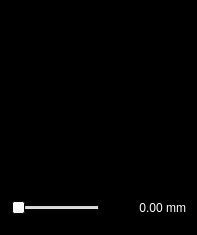
<?xml version="1.0" encoding="UTF-8"?>
<ui version="4.0">
 <class>CoronaryProfile2</class>
 <widget class="QWidget" name="CoronaryProfile2">
  <property name="geometry">
   <rect>
    <x>0</x>
    <y>0</y>
    <width>195</width>
    <height>235</height>
   </rect>
  </property>
  <property name="palette">
   <palette>
    <active>
     <colorrole role="WindowText">
      <brush brushstyle="SolidPattern">
       <color alpha="255">
        <red>255</red>
        <green>255</green>
        <blue>255</blue>
       </color>
      </brush>
     </colorrole>
     <colorrole role="Text">
      <brush brushstyle="SolidPattern">
       <color alpha="255">
        <red>255</red>
        <green>255</green>
        <blue>255</blue>
       </color>
      </brush>
     </colorrole>
     <colorrole role="ButtonText">
      <brush brushstyle="SolidPattern">
       <color alpha="255">
        <red>255</red>
        <green>255</green>
        <blue>255</blue>
       </color>
      </brush>
     </colorrole>
     <colorrole role="Window">
      <brush brushstyle="SolidPattern">
       <color alpha="255">
        <red>0</red>
        <green>0</green>
        <blue>0</blue>
       </color>
      </brush>
     </colorrole>
    </active>
    <inactive>
     <colorrole role="WindowText">
      <brush brushstyle="SolidPattern">
       <color alpha="255">
        <red>255</red>
        <green>255</green>
        <blue>255</blue>
       </color>
      </brush>
     </colorrole>
     <colorrole role="Text">
      <brush brushstyle="SolidPattern">
       <color alpha="255">
        <red>255</red>
        <green>255</green>
        <blue>255</blue>
       </color>
      </brush>
     </colorrole>
     <colorrole role="ButtonText">
      <brush brushstyle="SolidPattern">
       <color alpha="255">
        <red>255</red>
        <green>255</green>
        <blue>255</blue>
       </color>
      </brush>
     </colorrole>
     <colorrole role="Window">
      <brush brushstyle="SolidPattern">
       <color alpha="255">
        <red>0</red>
        <green>0</green>
        <blue>0</blue>
       </color>
      </brush>
     </colorrole>
    </inactive>
    <disabled>
     <colorrole role="WindowText">
      <brush brushstyle="SolidPattern">
       <color alpha="255">
        <red>69</red>
        <green>69</green>
        <blue>69</blue>
       </color>
      </brush>
     </colorrole>
     <colorrole role="Text">
      <brush brushstyle="SolidPattern">
       <color alpha="255">
        <red>69</red>
        <green>69</green>
        <blue>69</blue>
       </color>
      </brush>
     </colorrole>
     <colorrole role="ButtonText">
      <brush brushstyle="SolidPattern">
       <color alpha="255">
        <red>106</red>
        <green>104</green>
        <blue>100</blue>
       </color>
      </brush>
     </colorrole>
     <colorrole role="Window">
      <brush brushstyle="SolidPattern">
       <color alpha="255">
        <red>0</red>
        <green>0</green>
        <blue>0</blue>
       </color>
      </brush>
     </colorrole>
    </disabled>
   </palette>
  </property>
  <property name="windowTitle">
   <string>Form</string>
  </property>
  <layout class="QGridLayout" name="gridLayout">
   <property name="sizeConstraint">
    <enum>QLayout::SetMinimumSize</enum>
   </property>
   <item row="0" column="0">
    <layout class="QHBoxLayout" name="horizontalLayout_2">
     <item>
      <widget class="ImageLabel" name="imageLabel">
       <property name="minimumSize">
        <size>
         <width>175</width>
         <height>175</height>
        </size>
       </property>
       <property name="frameShape">
        <enum>QFrame::NoFrame</enum>
       </property>
       <property name="text">
        <string/>
       </property>
      </widget>
     </item>
    </layout>
   </item>
   <item row="1" column="0">
    <layout class="QHBoxLayout" name="horizontalLayout">
     <property name="sizeConstraint">
      <enum>QLayout::SetDefaultConstraint</enum>
     </property>
     <item>
      <widget class="QSlider" name="slider">
       <property name="enabled">
        <bool>false</bool>
       </property>
       <property name="minimumSize">
        <size>
         <width>0</width>
         <height>0</height>
        </size>
       </property>
       <property name="maximumSize">
        <size>
         <width>16777215</width>
         <height>16777215</height>
        </size>
       </property>
       <property name="maximum">
        <number>1000</number>
       </property>
       <property name="orientation">
        <enum>Qt::Horizontal</enum>
       </property>
      </widget>
     </item>
     <item>
      <widget class="QLabel" name="l_splPos">
       <property name="minimumSize">
        <size>
         <width>80</width>
         <height>0</height>
        </size>
       </property>
       <property name="maximumSize">
        <size>
         <width>80</width>
         <height>16777215</height>
        </size>
       </property>
       <property name="styleSheet">
        <string notr="true">color:white;</string>
       </property>
       <property name="text">
        <string>0.00 mm</string>
       </property>
       <property name="alignment">
        <set>Qt::AlignRight|Qt::AlignTrailing|Qt::AlignVCenter</set>
       </property>
      </widget>
     </item>
    </layout>
   </item>
  </layout>
 </widget>
 <customwidgets>
  <customwidget>
   <class>ImageLabel</class>
   <extends>QLabel</extends>
   <header>imagelabel.h</header>
  </customwidget>
 </customwidgets>
 <resources/>
 <connections/>
</ui>
